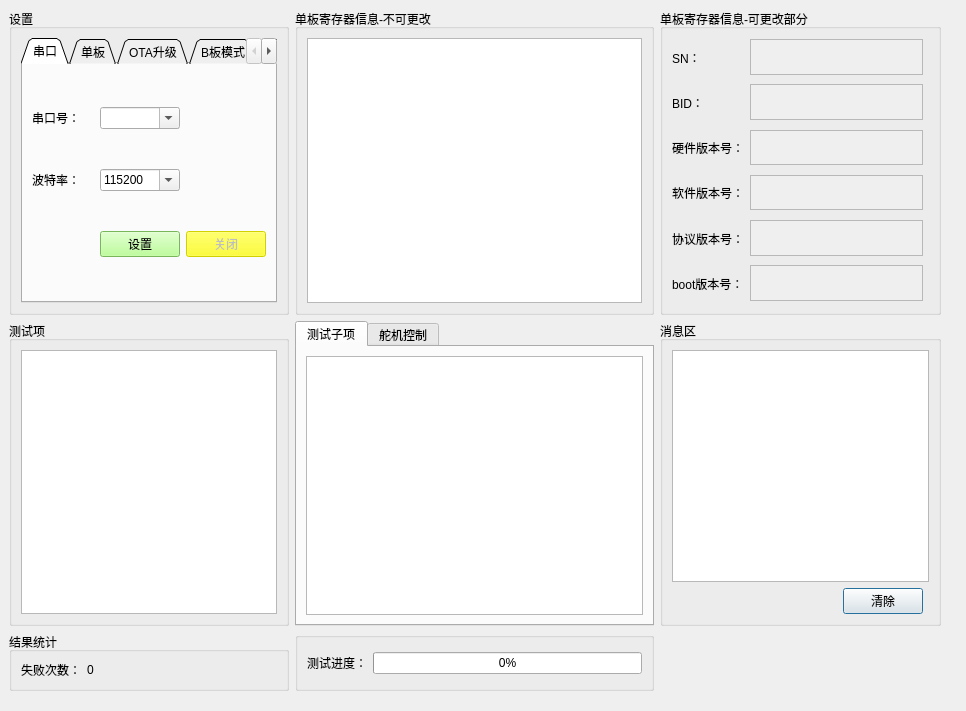
<?xml version="1.0" encoding="UTF-8"?>
<ui version="4.0">
 <class>Dialog</class>
 <widget class="QDialog" name="Dialog">
  <property name="geometry">
   <rect>
    <x>0</x>
    <y>0</y>
    <width>966</width>
    <height>711</height>
   </rect>
  </property>
  <property name="windowTitle">
   <string>YG协议单板D测试</string>
  </property>
  <property name="sizeGripEnabled">
   <bool>false</bool>
  </property>
  <property name="modal">
   <bool>false</bool>
  </property>
  <widget class="QWidget" name="layoutWidget">
   <property name="geometry">
    <rect>
     <x>9</x>
     <y>9</y>
     <width>932</width>
     <height>682</height>
    </rect>
   </property>
   <layout class="QGridLayout" name="gridLayout_5">
    <item row="2" column="0">
     <widget class="QGroupBox" name="groupBox_5">
      <property name="title">
       <string>结果统计</string>
      </property>
      <layout class="QGridLayout" name="gridLayout_6">
       <item row="0" column="0">
        <widget class="QLabel" name="label_13">
         <property name="sizePolicy">
          <sizepolicy hsizetype="Fixed" vsizetype="Preferred">
           <horstretch>0</horstretch>
           <verstretch>0</verstretch>
          </sizepolicy>
         </property>
         <property name="text">
          <string>失败次数：</string>
         </property>
        </widget>
       </item>
       <item row="0" column="1">
        <widget class="QLabel" name="failedcount">
         <property name="text">
          <string>0</string>
         </property>
        </widget>
       </item>
      </layout>
     </widget>
    </item>
    <item row="2" column="1">
     <widget class="QGroupBox" name="groupBox_8">
      <property name="title">
       <string/>
      </property>
      <layout class="QGridLayout" name="gridLayout_9">
       <item row="0" column="0">
        <widget class="QLabel" name="label">
         <property name="text">
          <string>测试进度：</string>
         </property>
        </widget>
       </item>
       <item row="0" column="1">
        <widget class="QProgressBar" name="testbar">
         <property name="value">
          <number>0</number>
         </property>
        </widget>
       </item>
      </layout>
     </widget>
    </item>
    <item row="1" column="2">
     <widget class="QGroupBox" name="groupBox">
      <property name="title">
       <string>消息区</string>
      </property>
      <layout class="QGridLayout" name="gridLayout_4">
       <item row="2" column="1">
        <widget class="QPushButton" name="clear">
         <property name="sizePolicy">
          <sizepolicy hsizetype="Minimum" vsizetype="Fixed">
           <horstretch>0</horstretch>
           <verstretch>0</verstretch>
          </sizepolicy>
         </property>
         <property name="text">
          <string>清除</string>
         </property>
        </widget>
       </item>
       <item row="2" column="0">
        <spacer name="horizontalSpacer">
         <property name="orientation">
          <enum>Qt::Horizontal</enum>
         </property>
         <property name="sizeHint" stdset="0">
          <size>
           <width>40</width>
           <height>20</height>
          </size>
         </property>
        </spacer>
       </item>
       <item row="0" column="0" rowspan="2" colspan="3">
        <widget class="QTextBrowser" name="testmessage"/>
       </item>
      </layout>
     </widget>
    </item>
    <item row="1" column="0">
     <widget class="QGroupBox" name="groupBox_6">
      <property name="title">
       <string>测试项</string>
      </property>
      <layout class="QGridLayout" name="gridLayout_7">
       <item row="0" column="0">
        <widget class="QListWidget" name="testitem"/>
       </item>
      </layout>
     </widget>
    </item>
    <item row="0" column="1">
     <widget class="QGroupBox" name="groupBox_2">
      <property name="title">
       <string>单板寄存器信息-不可更改</string>
      </property>
      <layout class="QGridLayout" name="gridLayout">
       <item row="0" column="0">
        <widget class="QTextBrowser" name="reginfo"/>
       </item>
      </layout>
     </widget>
    </item>
    <item row="0" column="0">
     <widget class="QGroupBox" name="groupBox_3">
      <property name="title">
       <string>设置</string>
      </property>
      <layout class="QGridLayout" name="gridLayout_2">
       <item row="1" column="0">
        <widget class="QTabWidget" name="tabWidget">
         <property name="tabShape">
          <enum>QTabWidget::Triangular</enum>
         </property>
         <property name="currentIndex">
          <number>0</number>
         </property>
         <widget class="QWidget" name="tab">
          <attribute name="title">
           <string>串口</string>
          </attribute>
          <layout class="QGridLayout" name="gridLayout_10">
           <item row="0" column="0">
            <widget class="QLabel" name="label_2">
             <property name="text">
              <string>串口号：</string>
             </property>
            </widget>
           </item>
           <item row="0" column="1">
            <widget class="QComboBox" name="serialnum">
             <property name="editable">
              <bool>true</bool>
             </property>
            </widget>
           </item>
           <item row="1" column="0">
            <widget class="QLabel" name="label_12">
             <property name="text">
              <string>波特率：</string>
             </property>
            </widget>
           </item>
           <item row="1" column="1">
            <widget class="QComboBox" name="boundrate">
             <property name="editable">
              <bool>true</bool>
             </property>
             <item>
              <property name="text">
               <string>115200</string>
              </property>
             </item>
             <item>
              <property name="text">
               <string>1000000</string>
              </property>
             </item>
             <item>
              <property name="text">
               <string>9600</string>
              </property>
             </item>
             <item>
              <property name="text">
               <string>38400</string>
              </property>
             </item>
            </widget>
           </item>
           <item row="2" column="1">
            <widget class="QPushButton" name="serialset">
             <property name="sizePolicy">
              <sizepolicy hsizetype="Fixed" vsizetype="Fixed">
               <horstretch>0</horstretch>
               <verstretch>0</verstretch>
              </sizepolicy>
             </property>
             <property name="styleSheet">
              <string notr="true">background-color: rgb(170, 255, 127);</string>
             </property>
             <property name="text">
              <string>设置</string>
             </property>
            </widget>
           </item>
           <item row="2" column="2">
            <widget class="QPushButton" name="close">
             <property name="enabled">
              <bool>false</bool>
             </property>
             <property name="styleSheet">
              <string notr="true">background-color: rgb(255, 255, 0);</string>
             </property>
             <property name="text">
              <string>关闭</string>
             </property>
            </widget>
           </item>
          </layout>
         </widget>
         <widget class="QWidget" name="tab_2">
          <attribute name="title">
           <string>单板</string>
          </attribute>
          <widget class="QListWidget" name="boardlist">
           <property name="enabled">
            <bool>false</bool>
           </property>
           <property name="geometry">
            <rect>
             <x>10</x>
             <y>10</y>
             <width>241</width>
             <height>211</height>
            </rect>
           </property>
           <property name="toolTip">
            <string>右键可设置为测试设备</string>
           </property>
           <property name="currentRow">
            <number>-1</number>
           </property>
           <item>
            <property name="text">
             <string>IMU</string>
            </property>
            <property name="icon">
             <iconset resource="image.qrc">
              <normaloff>:/icons/set.png</normaloff>:/icons/set.png</iconset>
            </property>
           </item>
           <item>
            <property name="text">
             <string>2.4G</string>
            </property>
            <property name="icon">
             <iconset resource="image.qrc">
              <normaloff>:/icons/wifi.png</normaloff>:/icons/wifi.png</iconset>
            </property>
           </item>
           <item>
            <property name="text">
             <string>左轮毂电机</string>
            </property>
            <property name="icon">
             <iconset resource="image.qrc">
              <normaloff>:/icons/montor.png</normaloff>:/icons/montor.png</iconset>
            </property>
           </item>
           <item>
            <property name="text">
             <string>右轮毂电机</string>
            </property>
            <property name="icon">
             <iconset resource="image.qrc">
              <normaloff>:/icons/montor.png</normaloff>:/icons/montor.png</iconset>
            </property>
           </item>
           <item>
            <property name="text">
             <string>直流电机驱动板1</string>
            </property>
            <property name="icon">
             <iconset resource="image.qrc">
              <normaloff>:/icons/open.png</normaloff>:/icons/open.png</iconset>
            </property>
           </item>
           <item>
            <property name="text">
             <string>直流电机驱动板2</string>
            </property>
            <property name="icon">
             <iconset resource="image.qrc">
              <normaloff>:/icons/open.png</normaloff>:/icons/open.png</iconset>
            </property>
           </item>
           <item>
            <property name="text">
             <string>左箱体控制板</string>
            </property>
            <property name="icon">
             <iconset resource="image.qrc">
              <normaloff>:/icons/firmware.png</normaloff>:/icons/firmware.png</iconset>
            </property>
           </item>
           <item>
            <property name="text">
             <string>右箱体控制板</string>
            </property>
            <property name="icon">
             <iconset resource="image.qrc">
              <normaloff>:/icons/firmware.png</normaloff>:/icons/firmware.png</iconset>
            </property>
           </item>
           <item>
            <property name="text">
             <string>BMS</string>
            </property>
            <property name="icon">
             <iconset resource="image.qrc">
              <normaloff>:/icons/battery.png</normaloff>:/icons/battery.png</iconset>
            </property>
           </item>
           <item>
            <property name="text">
             <string>红外1</string>
            </property>
            <property name="icon">
             <iconset resource="image.qrc">
              <normaloff>:/icons/IR.png</normaloff>:/icons/IR.png</iconset>
            </property>
           </item>
           <item>
            <property name="text">
             <string>红外2</string>
            </property>
            <property name="icon">
             <iconset resource="image.qrc">
              <normaloff>:/icons/IR.png</normaloff>:/icons/IR.png</iconset>
            </property>
           </item>
           <item>
            <property name="text">
             <string>红外3</string>
            </property>
            <property name="icon">
             <iconset resource="image.qrc">
              <normaloff>:/icons/IR.png</normaloff>:/icons/IR.png</iconset>
            </property>
           </item>
           <item>
            <property name="text">
             <string>红外4</string>
            </property>
            <property name="icon">
             <iconset resource="image.qrc">
              <normaloff>:/icons/IR.png</normaloff>:/icons/IR.png</iconset>
            </property>
           </item>
           <item>
            <property name="text">
             <string>红外5</string>
            </property>
            <property name="icon">
             <iconset resource="image.qrc">
              <normaloff>:/icons/IR.png</normaloff>:/icons/IR.png</iconset>
            </property>
           </item>
           <item>
            <property name="text">
             <string>红外6</string>
            </property>
            <property name="icon">
             <iconset resource="image.qrc">
              <normaloff>:/icons/IR.png</normaloff>:/icons/IR.png</iconset>
            </property>
           </item>
           <item>
            <property name="text">
             <string>红外7</string>
            </property>
            <property name="icon">
             <iconset resource="image.qrc">
              <normaloff>:/icons/IR.png</normaloff>:/icons/IR.png</iconset>
            </property>
           </item>
           <item>
            <property name="text">
             <string>红外8</string>
            </property>
            <property name="icon">
             <iconset resource="image.qrc">
              <normaloff>:/icons/IR.png</normaloff>:/icons/IR.png</iconset>
            </property>
           </item>
           <item>
            <property name="text">
             <string>红外9</string>
            </property>
            <property name="icon">
             <iconset resource="image.qrc">
              <normaloff>:/icons/IR.png</normaloff>:/icons/IR.png</iconset>
            </property>
           </item>
           <item>
            <property name="text">
             <string>红外10</string>
            </property>
            <property name="icon">
             <iconset resource="image.qrc">
              <normaloff>:/icons/IR.png</normaloff>:/icons/IR.png</iconset>
            </property>
           </item>
           <item>
            <property name="text">
             <string>超声D8</string>
            </property>
            <property name="icon">
             <iconset resource="image.qrc">
              <normaloff>:/icons/chaoshen.png</normaloff>:/icons/chaoshen.png</iconset>
            </property>
           </item>
           <item>
            <property name="text">
             <string>超声E8</string>
            </property>
            <property name="icon">
             <iconset resource="image.qrc">
              <normaloff>:/icons/chaoshen.png</normaloff>:/icons/chaoshen.png</iconset>
            </property>
           </item>
           <item>
            <property name="text">
             <string>超声F8</string>
            </property>
            <property name="icon">
             <iconset resource="image.qrc">
              <normaloff>:/icons/chaoshen.png</normaloff>:/icons/chaoshen.png</iconset>
            </property>
           </item>
           <item>
            <property name="text">
             <string>超声FA</string>
            </property>
            <property name="icon">
             <iconset resource="image.qrc">
              <normaloff>:/icons/chaoshen.png</normaloff>:/icons/chaoshen.png</iconset>
            </property>
           </item>
           <item>
            <property name="text">
             <string>超声FC</string>
            </property>
            <property name="icon">
             <iconset resource="image.qrc">
              <normaloff>:/icons/chaoshen.png</normaloff>:/icons/chaoshen.png</iconset>
            </property>
           </item>
           <item>
            <property name="text">
             <string>超声FE</string>
            </property>
            <property name="icon">
             <iconset resource="image.qrc">
              <normaloff>:/icons/chaoshen.png</normaloff>:/icons/chaoshen.png</iconset>
            </property>
           </item>
           <item>
            <property name="text">
             <string>灯光控制</string>
            </property>
            <property name="icon">
             <iconset resource="image.qrc">
              <normaloff>:/icons/denguang.png</normaloff>:/icons/denguang.png</iconset>
            </property>
           </item>
          </widget>
         </widget>
         <widget class="QWidget" name="otatable">
          <attribute name="title">
           <string>OTA升级</string>
          </attribute>
          <widget class="QListWidget" name="otalist">
           <property name="enabled">
            <bool>false</bool>
           </property>
           <property name="geometry">
            <rect>
             <x>10</x>
             <y>10</y>
             <width>241</width>
             <height>211</height>
            </rect>
           </property>
           <property name="toolTip">
            <string>右键可设置为测试设备</string>
           </property>
           <property name="currentRow">
            <number>-1</number>
           </property>
           <item>
            <property name="text">
             <string>IMU</string>
            </property>
            <property name="icon">
             <iconset resource="image.qrc">
              <normaloff>:/icons/set.png</normaloff>:/icons/set.png</iconset>
            </property>
           </item>
           <item>
            <property name="text">
             <string>2.4G</string>
            </property>
            <property name="icon">
             <iconset resource="image.qrc">
              <normaloff>:/icons/wifi.png</normaloff>:/icons/wifi.png</iconset>
            </property>
           </item>
           <item>
            <property name="text">
             <string>轮毂电机</string>
            </property>
            <property name="icon">
             <iconset resource="image.qrc">
              <normaloff>:/icons/montor.png</normaloff>:/icons/montor.png</iconset>
            </property>
           </item>
           <item>
            <property name="text">
             <string>开门电机</string>
            </property>
            <property name="icon">
             <iconset resource="image.qrc">
              <normaloff>:/icons/open.png</normaloff>:/icons/open.png</iconset>
            </property>
           </item>
           <item>
            <property name="text">
             <string>左右箱体控制板</string>
            </property>
            <property name="icon">
             <iconset resource="image.qrc">
              <normaloff>:/icons/firmware.png</normaloff>:/icons/firmware.png</iconset>
            </property>
           </item>
           <item>
            <property name="text">
             <string>红外传感器</string>
            </property>
            <property name="icon">
             <iconset resource="image.qrc">
              <normaloff>:/icons/IR.png</normaloff>:/icons/IR.png</iconset>
            </property>
           </item>
          </widget>
         </widget>
         <widget class="QWidget" name="tab_4">
          <attribute name="title">
           <string>B板模式</string>
          </attribute>
          <widget class="QPushButton" name="modelset">
           <property name="enabled">
            <bool>false</bool>
           </property>
           <property name="geometry">
            <rect>
             <x>150</x>
             <y>50</y>
             <width>75</width>
             <height>21</height>
            </rect>
           </property>
           <property name="styleSheet">
            <string notr="true">background-color: rgb(170, 255, 127);</string>
           </property>
           <property name="text">
            <string>设定</string>
           </property>
          </widget>
          <widget class="QLabel" name="label_4">
           <property name="geometry">
            <rect>
             <x>10</x>
             <y>50</y>
             <width>54</width>
             <height>21</height>
            </rect>
           </property>
           <property name="text">
            <string>工作模式：</string>
           </property>
          </widget>
          <widget class="QLabel" name="label_5">
           <property name="geometry">
            <rect>
             <x>80</x>
             <y>50</y>
             <width>61</width>
             <height>21</height>
            </rect>
           </property>
           <property name="text">
            <string>转发模式</string>
           </property>
          </widget>
         </widget>
         <widget class="QWidget" name="tab_3">
          <attribute name="title">
           <string>总线测试</string>
          </attribute>
          <widget class="QListWidget" name="buslist">
           <property name="enabled">
            <bool>false</bool>
           </property>
           <property name="geometry">
            <rect>
             <x>10</x>
             <y>10</y>
             <width>241</width>
             <height>221</height>
            </rect>
           </property>
           <item>
            <property name="text">
             <string>BUS1</string>
            </property>
           </item>
           <item>
            <property name="text">
             <string>BUS2</string>
            </property>
           </item>
           <item>
            <property name="text">
             <string>BUS3</string>
            </property>
           </item>
           <item>
            <property name="text">
             <string>BUS4</string>
            </property>
           </item>
          </widget>
         </widget>
        </widget>
       </item>
      </layout>
     </widget>
    </item>
    <item row="1" column="1">
     <widget class="QTabWidget" name="tabWidget_2">
      <property name="currentIndex">
       <number>0</number>
      </property>
      <widget class="QWidget" name="tab_6">
       <attribute name="title">
        <string>测试子项</string>
       </attribute>
       <layout class="QGridLayout" name="gridLayout_11">
        <item row="0" column="0">
         <widget class="QListWidget" name="testitem_2"/>
        </item>
       </layout>
      </widget>
      <widget class="QWidget" name="tab_5">
       <attribute name="title">
        <string>舵机控制</string>
       </attribute>
       <layout class="QGridLayout" name="gridLayout_12">
        <item row="0" column="1">
         <widget class="QGroupBox" name="groupBox_11">
          <property name="enabled">
           <bool>false</bool>
          </property>
          <property name="title">
           <string/>
          </property>
          <layout class="QGridLayout" name="gridLayout_8">
           <item row="0" column="0">
            <widget class="QLabel" name="label_58">
             <property name="sizePolicy">
              <sizepolicy hsizetype="Fixed" vsizetype="Fixed">
               <horstretch>0</horstretch>
               <verstretch>0</verstretch>
              </sizepolicy>
             </property>
             <property name="text">
              <string>1号箱体：</string>
             </property>
            </widget>
           </item>
           <item row="0" column="1">
            <widget class="QPushButton" name="box1non">
             <property name="text">
              <string>无动作</string>
             </property>
             <property name="checkable">
              <bool>true</bool>
             </property>
             <property name="checked">
              <bool>true</bool>
             </property>
            </widget>
           </item>
           <item row="0" column="2">
            <widget class="QPushButton" name="box1open">
             <property name="text">
              <string>打开</string>
             </property>
             <property name="checkable">
              <bool>true</bool>
             </property>
            </widget>
           </item>
           <item row="0" column="3">
            <widget class="QPushButton" name="box1close">
             <property name="text">
              <string>关闭</string>
             </property>
             <property name="checkable">
              <bool>true</bool>
             </property>
             <property name="checked">
              <bool>false</bool>
             </property>
            </widget>
           </item>
           <item row="1" column="0">
            <widget class="QLabel" name="label_59">
             <property name="sizePolicy">
              <sizepolicy hsizetype="Fixed" vsizetype="Fixed">
               <horstretch>0</horstretch>
               <verstretch>0</verstretch>
              </sizepolicy>
             </property>
             <property name="text">
              <string>2号箱体：</string>
             </property>
            </widget>
           </item>
           <item row="1" column="1">
            <widget class="QPushButton" name="box2non">
             <property name="text">
              <string>无动作</string>
             </property>
             <property name="checkable">
              <bool>true</bool>
             </property>
             <property name="checked">
              <bool>true</bool>
             </property>
            </widget>
           </item>
           <item row="1" column="2">
            <widget class="QPushButton" name="box2open">
             <property name="text">
              <string>打开</string>
             </property>
             <property name="checkable">
              <bool>true</bool>
             </property>
            </widget>
           </item>
           <item row="1" column="3">
            <widget class="QPushButton" name="box2close">
             <property name="text">
              <string>关闭</string>
             </property>
             <property name="checkable">
              <bool>true</bool>
             </property>
             <property name="checked">
              <bool>false</bool>
             </property>
            </widget>
           </item>
          </layout>
         </widget>
        </item>
       </layout>
      </widget>
     </widget>
    </item>
    <item row="0" column="2">
     <widget class="QGroupBox" name="groupBox_4">
      <property name="sizePolicy">
       <sizepolicy hsizetype="Expanding" vsizetype="Expanding">
        <horstretch>0</horstretch>
        <verstretch>0</verstretch>
       </sizepolicy>
      </property>
      <property name="title">
       <string>单板寄存器信息-可更改部分</string>
      </property>
      <layout class="QGridLayout" name="gridLayout_3">
       <item row="3" column="0">
        <widget class="QLabel" name="label_8">
         <property name="sizePolicy">
          <sizepolicy hsizetype="Expanding" vsizetype="Expanding">
           <horstretch>0</horstretch>
           <verstretch>0</verstretch>
          </sizepolicy>
         </property>
         <property name="text">
          <string>软件版本号：</string>
         </property>
        </widget>
       </item>
       <item row="2" column="0">
        <widget class="QLabel" name="label_7">
         <property name="sizePolicy">
          <sizepolicy hsizetype="Expanding" vsizetype="Expanding">
           <horstretch>0</horstretch>
           <verstretch>0</verstretch>
          </sizepolicy>
         </property>
         <property name="text">
          <string>硬件版本号：</string>
         </property>
        </widget>
       </item>
       <item row="4" column="0">
        <widget class="QLabel" name="label_9">
         <property name="sizePolicy">
          <sizepolicy hsizetype="Expanding" vsizetype="Expanding">
           <horstretch>0</horstretch>
           <verstretch>0</verstretch>
          </sizepolicy>
         </property>
         <property name="text">
          <string>协议版本号：</string>
         </property>
        </widget>
       </item>
       <item row="0" column="1" colspan="2">
        <widget class="QTextEdit" name="boardsn">
         <property name="enabled">
          <bool>false</bool>
         </property>
         <property name="sizePolicy">
          <sizepolicy hsizetype="Expanding" vsizetype="Fixed">
           <horstretch>0</horstretch>
           <verstretch>0</verstretch>
          </sizepolicy>
         </property>
         <property name="maximumSize">
          <size>
           <width>173</width>
           <height>36</height>
          </size>
         </property>
        </widget>
       </item>
       <item row="0" column="0">
        <widget class="QLabel" name="label_3">
         <property name="sizePolicy">
          <sizepolicy hsizetype="Expanding" vsizetype="Expanding">
           <horstretch>0</horstretch>
           <verstretch>0</verstretch>
          </sizepolicy>
         </property>
         <property name="text">
          <string>SN：</string>
         </property>
        </widget>
       </item>
       <item row="4" column="1" colspan="2">
        <widget class="QTextEdit" name="protol">
         <property name="enabled">
          <bool>false</bool>
         </property>
         <property name="sizePolicy">
          <sizepolicy hsizetype="Expanding" vsizetype="Fixed">
           <horstretch>0</horstretch>
           <verstretch>0</verstretch>
          </sizepolicy>
         </property>
         <property name="maximumSize">
          <size>
           <width>173</width>
           <height>36</height>
          </size>
         </property>
        </widget>
       </item>
       <item row="3" column="1" colspan="2">
        <widget class="QTextEdit" name="software">
         <property name="enabled">
          <bool>false</bool>
         </property>
         <property name="sizePolicy">
          <sizepolicy hsizetype="Expanding" vsizetype="Fixed">
           <horstretch>0</horstretch>
           <verstretch>0</verstretch>
          </sizepolicy>
         </property>
         <property name="maximumSize">
          <size>
           <width>173</width>
           <height>35</height>
          </size>
         </property>
        </widget>
       </item>
       <item row="2" column="1" colspan="2">
        <widget class="QTextEdit" name="hardware">
         <property name="enabled">
          <bool>false</bool>
         </property>
         <property name="sizePolicy">
          <sizepolicy hsizetype="Expanding" vsizetype="Fixed">
           <horstretch>0</horstretch>
           <verstretch>0</verstretch>
          </sizepolicy>
         </property>
         <property name="maximumSize">
          <size>
           <width>173</width>
           <height>35</height>
          </size>
         </property>
        </widget>
       </item>
       <item row="1" column="0">
        <widget class="QLabel" name="label_10">
         <property name="sizePolicy">
          <sizepolicy hsizetype="Expanding" vsizetype="Expanding">
           <horstretch>0</horstretch>
           <verstretch>0</verstretch>
          </sizepolicy>
         </property>
         <property name="text">
          <string>BID：</string>
         </property>
        </widget>
       </item>
       <item row="1" column="1">
        <widget class="QTextEdit" name="BID">
         <property name="enabled">
          <bool>false</bool>
         </property>
         <property name="sizePolicy">
          <sizepolicy hsizetype="Expanding" vsizetype="Fixed">
           <horstretch>0</horstretch>
           <verstretch>0</verstretch>
          </sizepolicy>
         </property>
         <property name="maximumSize">
          <size>
           <width>173</width>
           <height>36</height>
          </size>
         </property>
        </widget>
       </item>
       <item row="5" column="0">
        <widget class="QLabel" name="label_11">
         <property name="sizePolicy">
          <sizepolicy hsizetype="Expanding" vsizetype="Expanding">
           <horstretch>0</horstretch>
           <verstretch>0</verstretch>
          </sizepolicy>
         </property>
         <property name="text">
          <string>boot版本号：</string>
         </property>
        </widget>
       </item>
       <item row="5" column="1">
        <widget class="QTextEdit" name="bootver">
         <property name="enabled">
          <bool>false</bool>
         </property>
         <property name="sizePolicy">
          <sizepolicy hsizetype="Expanding" vsizetype="Fixed">
           <horstretch>0</horstretch>
           <verstretch>0</verstretch>
          </sizepolicy>
         </property>
         <property name="maximumSize">
          <size>
           <width>173</width>
           <height>36</height>
          </size>
         </property>
        </widget>
       </item>
      </layout>
     </widget>
    </item>
   </layout>
  </widget>
 </widget>
 <resources>
  <include location="image.qrc"/>
 </resources>
 <connections/>
</ui>
